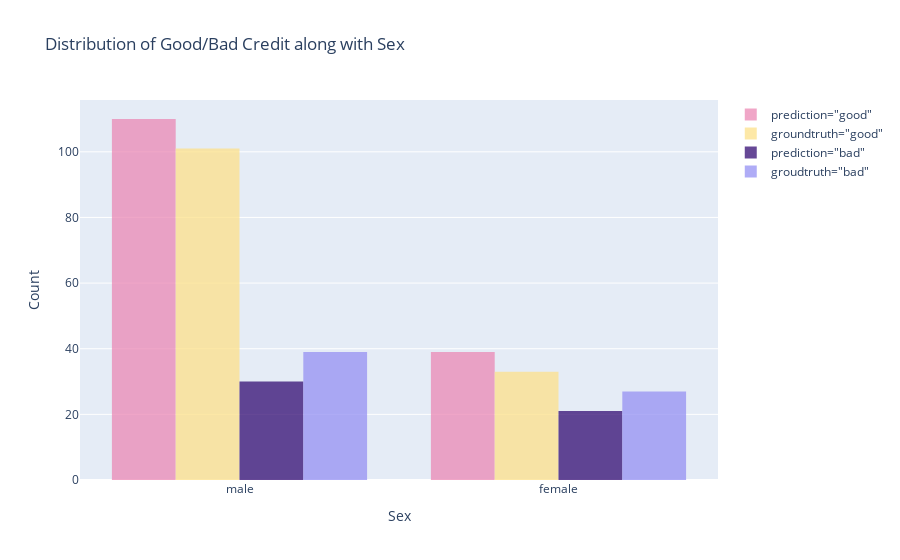

Notebook code for this chart:
### Code cell
# visualize the results
fig = go.Figure()
fig.add_trace(go.Histogram(
    x=val_full[val_full['Risk_pred(protected=Sex, model=RF)']=='good']['Sex'],
    marker_color='#EB89B5',
    opacity=0.75,
    name='prediction="good"'
))
fig.add_trace(go.Histogram(
    x=val_full[val_full['Risk']=='good']['Sex'],
    marker_color='#FDE18A',
    opacity=0.75,
    name='groundtruth="good"'
))
fig.add_trace(go.Histogram(
    x=val_full[val_full['Risk_pred(protected=Sex, model=RF)']=='bad']['Sex'],
    marker_color='#330C73',
    opacity=0.75,
    name='prediction="bad"'
))
fig.add_trace(go.Histogram(
    x=val_full[val_full['Risk']=='bad']['Sex'],
    marker_color='#9591F3',
    opacity=0.75,
    name='groudtruth="bad"'
))
fig.update_layout(
    title_text='Distribution of Good/Bad Credit along with Sex',
    xaxis_title='Sex',
    yaxis_title='Count'
)
fig.write_image('../results/anti-classification-sex.png')
fig.show()

### Figure 1 — Plotly figure (JSON) as saved in the notebook; plotly's stock layout.template omitted (floating-point values rounded to 4 significant figures; data arrays with more than 128 entries replaced by an {"elided": "..."} marker saying what was removed)
{"data": [{"marker": {"color": "#EB89B5"}, "name": "prediction=\"good\"", "opacity": 0.75, "type": "histogram", "x": {"elided": "149 str values"}}, {"marker": {"color": "#FDE18A"}, "name": "groundtruth=\"good\"", "opacity": 0.75, "type": "histogram", "x": {"elided": "134 str values"}}, {"marker": {"color": "#330C73"}, "name": "prediction=\"bad\"", "opacity": 0.75, "type": "histogram", "x": ["female", "female", "male", "female", "male", "female", "male", "male", "male", "male", "male", "female", "male", "male", "female", "female", "male", "female", "female", "female", "female", "male", "female", "male", "male", "female", "female", "female", "male", "male", "female", "male", "male", "male", "male", "male", "male", "female", "male", "male", "female", "female", "female", "male", "male", "male", "male", "male", "female", "male", "male"]}, {"marker": {"color": "#9591F3"}, "name": "groudtruth=\"bad\"", "opacity": 0.75, "type": "histogram", "x": ["female", "male", "male", "male", "female", "male", "male", "male", "female", "female", "male", "male", "male", "male", "female", "male", "male", "male", "male", "male", "male", "female", "female", "male", "female", "male", "female", "female", "female", "female", "male", "female", "female", "male", "female", "male", "female", "male", "female", "male", "female", "female", "male", "male", "female", "female", "male", "male", "female", "female", "male", "male", "male", "male", "female", "male", "male", "female", "female", "male", "male", "male", "male", "male", "female", "male"]}], "layout": {"title": {"text": "Distribution of Good/Bad Credit along with Sex"}, "xaxis": {"title": {"text": "Sex"}}, "yaxis": {"title": {"text": "Count"}}}}
